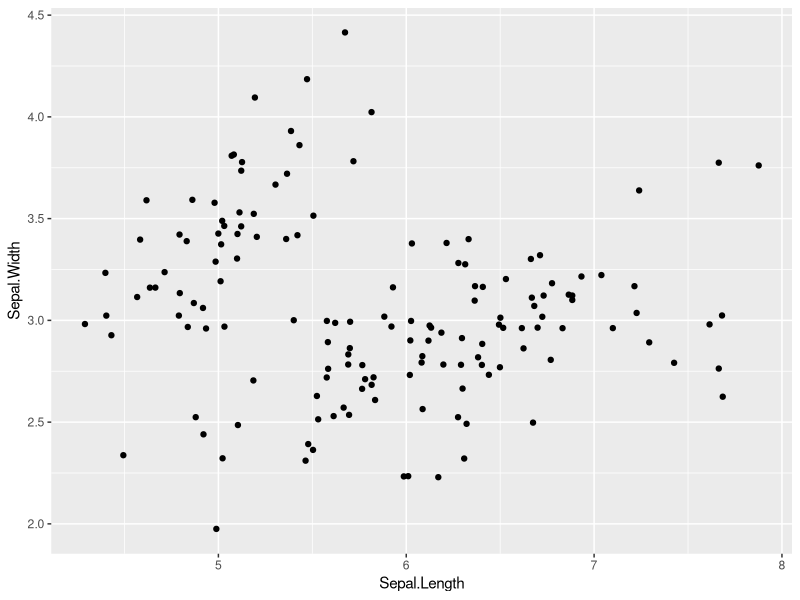

Source code (R):
# SETUP: library(ggplot2)
# NL: using iris, make a scatter plot of Sepal.Length vs Sepal.Width with jittered points to reduce overlap
library(ggplot2)
ggplot(iris, aes(x = Sepal.Length, y = Sepal.Width)) + geom_jitter()
